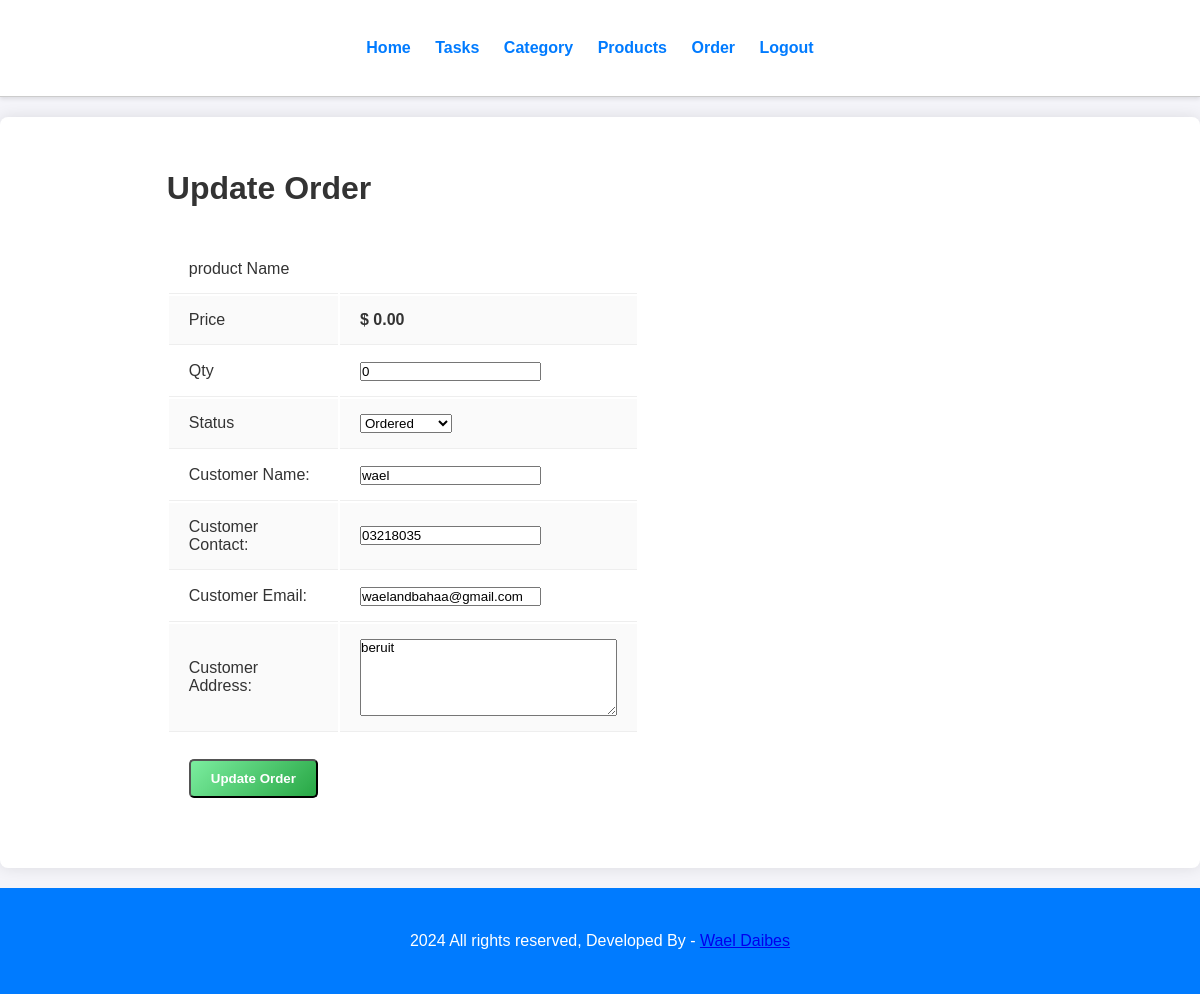
Page /employee/update-order.php?id=17 (signed in) on the committed database.
### tables this page shows
CREATE TABLE `tbl_order` (
  `id` int(10) UNSIGNED NOT NULL,
  `product` varchar(150) NOT NULL,
  `price` decimal(10,2) NOT NULL,
  `qty` int(11) NOT NULL,
  `total` decimal(10,2) NOT NULL,
  `order_date` datetime NOT NULL,
  `status` varchar(50) NOT NULL,
  `customer_name` varchar(150) NOT NULL,
  `customer_contact` varchar(20) NOT NULL,
  `customer_email` varchar(150) NOT NULL,
  `customer_address` varchar(255) NOT NULL
);

### employee/update-order.php (the view, shortened to what this page needs)
<?php include('partials/menu.php'); ?>
<div class="main-content">
    <div class="wrapper">
        <h1>Update Order</h1>
        <br><br>
        <?php
            if(isset($_GET['id']))
            {
                $id=$_GET['id'];
                $sql = "SELECT * FROM tbl_order WHERE id=$id";
                $res = mysqli_query($conn, $sql);
                $count = mysqli_num_rows($res);
                if($count==1)
                {
                    $row=mysqli_fetch_assoc($res);
                    $product = $row['product'];
                    $price = $row['price'];
                    $qty = $row['qty'];
                    $status = $row['status'];
                    $customer_name = $row['customer_name'];
                    $customer_contact = $row['customer_contact'];
                    $customer_email = $row['customer_email'];
                    $customer_address= $row['customer_address'];
                }
                else
                {
                    header('location:'.SITEURL.'admin/manage-order.php');
                }
            }
            else
            {
                header('location:'.SITEURL.'admin/manage-order.php');
            }
        ?>
        <form action="" method="POST">
            <table class="tbl-30">
                <tr>
                    <td>product Name</td>
                    <td><b> <?php echo $product; ?> </b></td>
                </tr>
                <tr>
                    <td>Price</td>
                    <td>
                        <b> $ <?php echo $price; ?></b>
                    </td>
                </tr>
                <tr>
                    <td>Qty</td>
                    <td>
                        <input type="number" name="qty" value="<?php echo $qty; ?>">
                    </td>
                </tr>
                <tr>
                    <td>Status</td>
                    <td>
                        <select name="status">
                            <option <?php if($status=="Ordered"){echo "selected";} ?> value="Ordered">Ordered</option>
                        </select>
                    </td>
                </tr>
                <tr>
                    <td>Customer Name: </td>
                    <td>
                        <input type="text" name="customer_name" value="<?php echo $customer_name; ?>">
                    </td>
                </tr>
                <tr>
                    <td>Customer Contact: </td>
                    <td>
                        <input type="text" name="customer_contact" value="<?php echo $customer_contact; ?>">
                    </td>
                </tr>
                <tr>
                    <td>Customer Email: </td>
                    <td>
                        <input type="text" name="customer_email" value="<?php echo $customer_email; ?>">
                    </td>
                </tr>
                <tr>
                    <td>Customer Address: </td>
                    <td>
                        <textarea name="customer_address" cols="30" rows="5"><?php echo $customer_address; ?></textarea>
                    </td>
                </tr>
                <tr>
                    <td clospan="2">
                        <input type="submit" name="submit" value="Update Order" class="btn-secondary">
                    </td>
                </tr>
            </table>
        </form>
    </div>
</div>
<?php include('partials/footer.php'); ?>

### css/admin.css (style rules this page uses)
* { margin: 0; padding: 0; font-family: 'Arial', sans-serif; box-sizing: border-box; }
body { background-color: #f4f4f9; color: #333; }
.wrapper { padding: 2%; width: 80%; margin: 0 auto; }
.tbl-30 { width: 30%; }
table tr th, table tr td { padding: 15px 20px; border-bottom: 1px solid #eee; text-align: left; }
table tr:nth-of-type(even) { background-color: #fafafa; }
table tr:last-child td { border-bottom: none; }
.btn-primary, .btn-secondary, .btn-danger { padding: 10px 20px; color: white; text-decoration: none; font-weight: bold; border-radius: 5px; transition: all 0.3s ease; display: inline-block; margin-top: 10px; }
.btn-secondary { background: linear-gradient(135deg, #7bed9f, #28a745); }
.main-content { margin: 20px 0; background-color: #fff; padding: 30px; border-radius: 8px; box-shadow: 0 0 15px rgba(0, 0, 0, 0.1); }

### rows in the picture
tbl_order: price "0.00", qty "0", status "Ordered", customer_name "wael", customer_contact "03218035", customer_email "waelandbahaa@gmail.com", customer_address "beruit"
